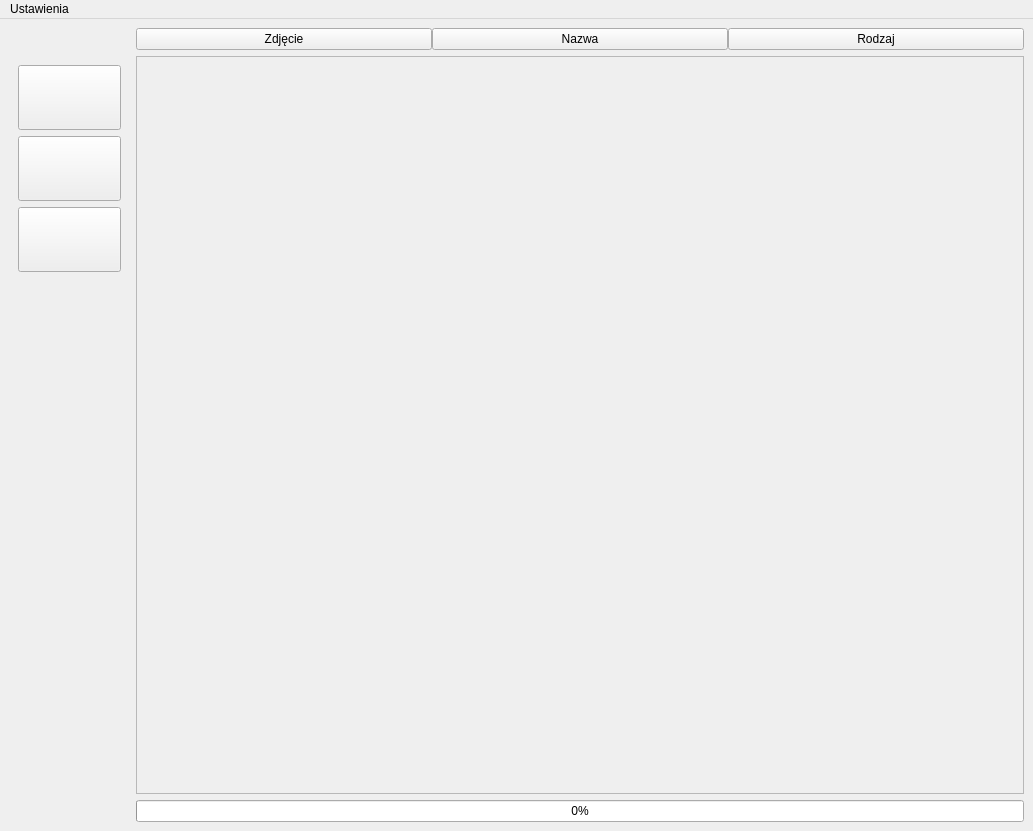
<?xml version="1.0" encoding="UTF-8"?>
<ui version="4.0">
 <class>MainWindow</class>
 <widget class="QMainWindow" name="MainWindow">
  <property name="geometry">
   <rect>
    <x>0</x>
    <y>0</y>
    <width>1033</width>
    <height>831</height>
   </rect>
  </property>
  <property name="minimumSize">
   <size>
    <width>500</width>
    <height>0</height>
   </size>
  </property>
  <property name="windowTitle">
   <string>Aplikacja do identyfikacji bakterii</string>
  </property>
  <widget class="QWidget" name="centralwidget">
   <layout class="QHBoxLayout" name="horizontalLayout_2">
    <item>
     <widget class="QWidget" name="pasek_boczny" native="true">
      <layout class="QVBoxLayout" name="pasek_boczny_rozstawienie">
       <property name="topMargin">
        <number>37</number>
       </property>
       <item alignment="Qt::AlignTop">
        <widget class="QPushButton" name="przycisk_dodaj">
         <property name="minimumSize">
          <size>
           <width>84</width>
           <height>65</height>
          </size>
         </property>
         <property name="font">
          <font>
           <pointsize>26</pointsize>
           <weight>75</weight>
           <bold>true</bold>
          </font>
         </property>
         <property name="text">
          <string/>
         </property>
         <property name="iconSize">
          <size>
           <width>32</width>
           <height>32</height>
          </size>
         </property>
        </widget>
       </item>
       <item>
        <widget class="QPushButton" name="przycisk_eksport">
         <property name="minimumSize">
          <size>
           <width>84</width>
           <height>65</height>
          </size>
         </property>
         <property name="baseSize">
          <size>
           <width>0</width>
           <height>0</height>
          </size>
         </property>
         <property name="font">
          <font>
           <pointsize>14</pointsize>
           <weight>75</weight>
           <bold>true</bold>
          </font>
         </property>
         <property name="text">
          <string/>
         </property>
         <property name="iconSize">
          <size>
           <width>32</width>
           <height>32</height>
          </size>
         </property>
         <property name="autoDefault">
          <bool>false</bool>
         </property>
         <property name="default">
          <bool>false</bool>
         </property>
         <property name="flat">
          <bool>false</bool>
         </property>
        </widget>
       </item>
       <item>
        <widget class="QPushButton" name="przycisk_wyczysc">
         <property name="minimumSize">
          <size>
           <width>84</width>
           <height>65</height>
          </size>
         </property>
         <property name="text">
          <string/>
         </property>
         <property name="iconSize">
          <size>
           <width>32</width>
           <height>32</height>
          </size>
         </property>
        </widget>
       </item>
       <item>
        <spacer name="verticalSpacer">
         <property name="orientation">
          <enum>Qt::Vertical</enum>
         </property>
         <property name="sizeHint" stdset="0">
          <size>
           <width>20</width>
           <height>40</height>
          </size>
         </property>
        </spacer>
       </item>
      </layout>
     </widget>
    </item>
    <item>
     <layout class="QVBoxLayout" name="verticalLayout_4">
      <item>
       <layout class="QHBoxLayout" name="pasek_gorny">
        <property name="spacing">
         <number>0</number>
        </property>
        <item>
         <widget class="QPushButton" name="przycisk_zdjecie">
          <property name="enabled">
           <bool>true</bool>
          </property>
          <property name="cursor">
           <cursorShape>ArrowCursor</cursorShape>
          </property>
          <property name="locale">
           <locale language="Polish" country="Poland"/>
          </property>
          <property name="text">
           <string>Zdjęcie</string>
          </property>
          <property name="checkable">
           <bool>false</bool>
          </property>
          <property name="flat">
           <bool>false</bool>
          </property>
         </widget>
        </item>
        <item>
         <widget class="QPushButton" name="przycisk_nazwa">
          <property name="text">
           <string>Nazwa</string>
          </property>
          <property name="flat">
           <bool>false</bool>
          </property>
         </widget>
        </item>
        <item>
         <widget class="QPushButton" name="przycisk_rodzaj">
          <property name="locale">
           <locale language="Polish" country="Poland"/>
          </property>
          <property name="text">
           <string>Rodzaj</string>
          </property>
          <property name="flat">
           <bool>false</bool>
          </property>
         </widget>
        </item>
       </layout>
      </item>
      <item>
       <widget class="QScrollArea" name="lista">
        <property name="enabled">
         <bool>true</bool>
        </property>
        <property name="verticalScrollBarPolicy">
         <enum>Qt::ScrollBarAsNeeded</enum>
        </property>
        <property name="horizontalScrollBarPolicy">
         <enum>Qt::ScrollBarAlwaysOff</enum>
        </property>
        <property name="sizeAdjustPolicy">
         <enum>QAbstractScrollArea::AdjustToContentsOnFirstShow</enum>
        </property>
        <property name="widgetResizable">
         <bool>true</bool>
        </property>
        <property name="alignment">
         <set>Qt::AlignLeading|Qt::AlignLeft|Qt::AlignTop</set>
        </property>
        <widget class="QWidget" name="scrollAreaWidgetContents">
         <property name="geometry">
          <rect>
           <x>0</x>
           <y>0</y>
           <width>853</width>
           <height>711</height>
          </rect>
         </property>
         <property name="layoutDirection">
          <enum>Qt::LeftToRight</enum>
         </property>
         <layout class="QVBoxLayout" name="verticalLayout_2">
          <property name="bottomMargin">
           <number>11</number>
          </property>
         </layout>
        </widget>
       </widget>
      </item>
      <item>
       <widget class="QProgressBar" name="pasek_ladowania">
        <property name="value">
         <number>0</number>
        </property>
       </widget>
      </item>
     </layout>
    </item>
   </layout>
  </widget>
  <widget class="QMenuBar" name="menuBar">
   <property name="geometry">
    <rect>
     <x>0</x>
     <y>0</y>
     <width>1033</width>
     <height>26</height>
    </rect>
   </property>
   <widget class="QMenu" name="menuUstawienia">
    <property name="title">
     <string>Ustawienia</string>
    </property>
    <widget class="QMenu" name="menu_motyw">
     <property name="title">
      <string>Motyw</string>
     </property>
     <addaction name="akcja_systemowy"/>
     <addaction name="akcja_jasny"/>
     <addaction name="akcja_ciemny"/>
     <addaction name="akcja_wysoki_kontrast"/>
    </widget>
    <addaction name="menu_motyw"/>
    <addaction name="akcja_zasoby"/>
   </widget>
   <addaction name="menuUstawienia"/>
  </widget>
  <action name="actionSave">
   <property name="text">
    <string>Save</string>
   </property>
  </action>
  <action name="actionLoad">
   <property name="text">
    <string>Load</string>
   </property>
  </action>
  <action name="akcja_systemowy">
   <property name="text">
    <string>Systemowy</string>
   </property>
  </action>
  <action name="akcja_jasny">
   <property name="text">
    <string>Jasny</string>
   </property>
  </action>
  <action name="akcja_ciemny">
   <property name="text">
    <string>Ciemny (domyślny)</string>
   </property>
  </action>
  <action name="akcja_czcionka">
   <property name="text">
    <string>Czcionka (w trakcie tworzenia)</string>
   </property>
  </action>
  <action name="akcja_wysoki_kontrast">
   <property name="text">
    <string>Wysoki kontrast</string>
   </property>
  </action>
  <action name="akcja_polski">
   <property name="text">
    <string>Polski (domyślny)</string>
   </property>
  </action>
  <action name="akcja_angielski">
   <property name="text">
    <string>English</string>
   </property>
  </action>
  <action name="akcja_zasoby">
   <property name="text">
    <string>Zasoby</string>
   </property>
  </action>
 </widget>
 <resources/>
 <connections/>
</ui>
